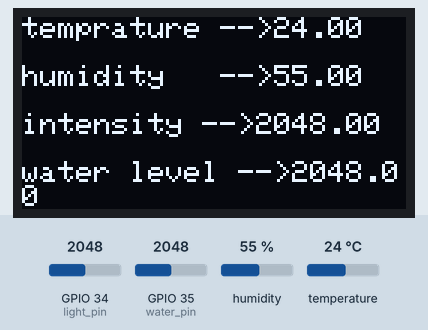
Simulated run of this sketch. Board: ESP32. On the bench: 128×64 one-colour display. Inputs (shaded band) come from the test bench; at power-on: humidity 55 %, GPIO 34 (light_pin) = 2048, GPIO 35 (water_pin) = 2048, temperature 24 °C. What the sketch prints to the serial monitor is not drawn.

Above: at 1.9 s.
2.0 s: humidity set to 22 %
At 4.4 s:
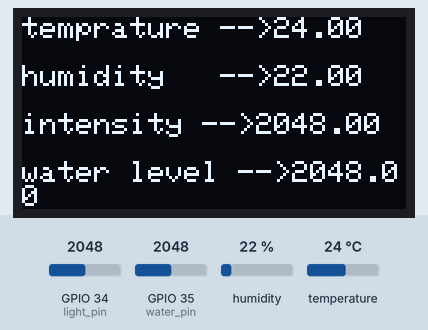
4.7 s: GPIO 34 (light_pin) set to 2866
At 5.8 s:
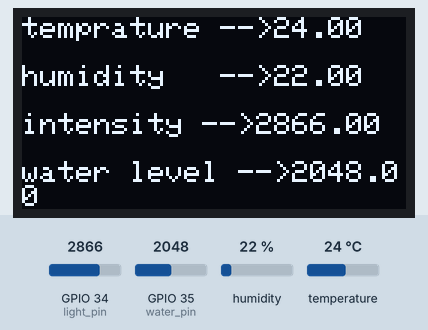
6.4 s: GPIO 35 (water_pin) set to 2866
At 7.1 s:
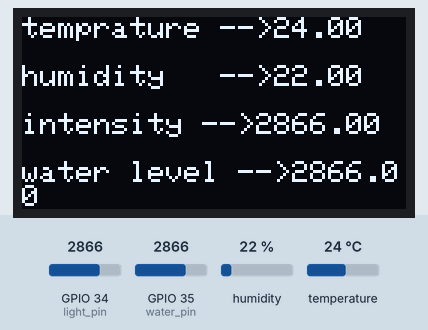
8.0 s: temperature set to 12 °C
At 10.9 s:
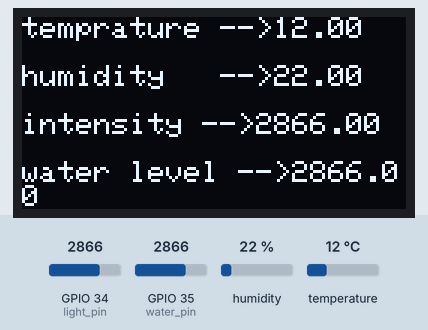
11.4 s: GPIO 34 (light_pin) set to 3972
At 12.1 s:
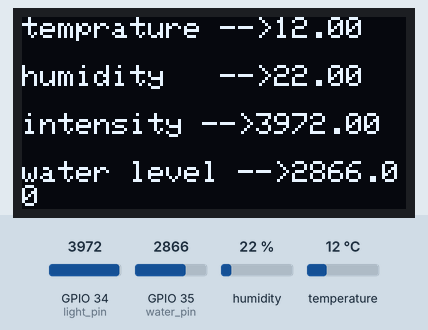
13.0 s: GPIO 35 (water_pin) set to 3972
At 14.6 s:
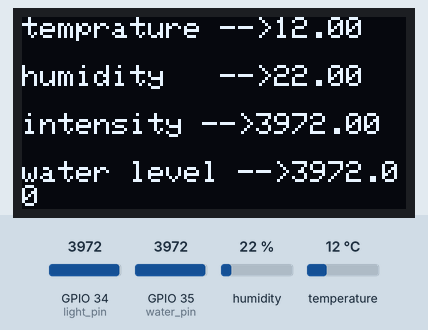
Timing chart, 0 to 15.7 s (numbered marks = the images above; inputs shaded):
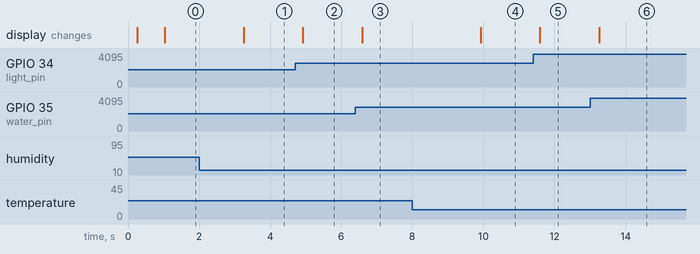

The sketch:

ambo_aquaponics.ino
```cpp
#include <DHT.h>
//#include <Wire.h>
//#include <Adafruit_GFX.h>
#include <Adafruit_SH110X.h>

#define DHTPIN  13
#define DHTTYPE DHT22
#define light_pin 34
#define water_pin 35

#define i2c_Address 0x3c

#define SCREEN_WIDTH 128
#define SCREEN_HEIGHT 64
#define OLED_RESET -1   //   QT-PY / XIAO / SHAW / HEGALE
Adafruit_SH1106G display = Adafruit_SH1106G(SCREEN_WIDTH, SCREEN_HEIGHT, &Wire, OLED_RESET);

#define SH1106_NO_SPLASH
DHT dht(DHTPIN, DHTTYPE);

float h;
float t;
float waterLevel;
float intensity ;

static const unsigned char splashbello_splash_0 []  PROGMEM = {
  0x00, 0x00, 0x00, 0x00, 0x00, 0x00, 0x00, 0x00, 0x00, 0x00, 0x00, 0x00, 0x00, 0x00, 0x00, 0x00,
  0x00, 0x00, 0x00, 0x00, 0x00, 0x00, 0x00, 0x00, 0x00, 0x00, 0x00, 0x00, 0x00, 0x00, 0x00, 0x00,
  0x00, 0x00, 0x00, 0x00, 0x00, 0x00, 0x00, 0x00, 0x00, 0x00, 0x00, 0x00, 0x00, 0x00, 0x00, 0x00,
  0x00, 0x00, 0x00, 0x00, 0x00, 0x00, 0x00, 0x00, 0x00, 0x00, 0x00, 0x00, 0x00, 0x00, 0x00, 0x00,
  0x00, 0x00, 0x00, 0x00, 0x00, 0x00, 0x00, 0x00, 0x00, 0x00, 0x00, 0x00, 0x00, 0x00, 0x00, 0x00,
  0x00, 0x00, 0x00, 0x00, 0x00, 0x00, 0x00, 0x00, 0x00, 0x00, 0x00, 0x00, 0x00, 0x00, 0x00, 0x00,
  0x00, 0x00, 0x00, 0x00, 0x00, 0x00, 0x00, 0x00, 0x00, 0x00, 0x00, 0x00, 0x00, 0x00, 0x00, 0x00,
  0x00, 0x00, 0x00, 0x00, 0x00, 0x00, 0x00, 0x0f, 0xf8, 0x00, 0x00, 0x00, 0x00, 0x00, 0x00, 0x00,
  0x00, 0x00, 0x00, 0x00, 0x00, 0x00, 0x00, 0xff, 0xff, 0x00, 0x00, 0x00, 0x00, 0x00, 0x00, 0x00,
  0x00, 0x00, 0x00, 0x00, 0x00, 0x00, 0x03, 0xff, 0xff, 0xc0, 0x00, 0x00, 0x00, 0x00, 0x00, 0x00,
  0x00, 0x00, 0x00, 0x00, 0x00, 0x00, 0x0f, 0xff, 0xff, 0xf0, 0x00, 0x00, 0x00, 0x00, 0x00, 0x00,
  0x00, 0x00, 0x00, 0x00, 0x00, 0x00, 0x1f, 0xff, 0xff, 0xf8, 0x00, 0x00, 0x00, 0x00, 0x00, 0x00,
  0x00, 0x00, 0x00, 0x00, 0x00, 0x00, 0x3f, 0xff, 0xff, 0xfe, 0x00, 0x00, 0x00, 0x00, 0x00, 0x00,
  0x00, 0x00, 0x00, 0x00, 0x00, 0x00, 0x7f, 0xe0, 0x07, 0xff, 0x00, 0x00, 0x00, 0x00, 0x00, 0x00,
  0x00, 0x00, 0x00, 0x00, 0x00, 0x00, 0xff, 0x80, 0x01, 0xff, 0x80, 0x00, 0x00, 0x00, 0x00, 0x00,
  0x00, 0x00, 0x00, 0x00, 0x00, 0x01, 0xfe, 0x00, 0x00, 0x7f, 0xc0, 0x00, 0x00, 0x00, 0x00, 0x00,
  0x00, 0x00, 0x00, 0x00, 0x00, 0x03, 0xfc, 0x00, 0x00, 0x1f, 0xe0, 0x00, 0x00, 0x00, 0x00, 0x00,
  0x00, 0x00, 0x00, 0x00, 0x00, 0x07, 0xf8, 0x00, 0x00, 0x0f, 0xe0, 0x00, 0x00, 0x00, 0x00, 0x00,
  0x00, 0x00, 0x00, 0x00, 0x00, 0x07, 0xf0, 0x00, 0x80, 0x07, 0xf0, 0x00, 0x00, 0x00, 0x00, 0x00,
  0x00, 0x00, 0x00, 0x00, 0x00, 0x0f, 0xe0, 0x01, 0x80, 0x03, 0xf0, 0x00, 0x00, 0x00, 0x00, 0x00,
  0x00, 0x00, 0x00, 0x00, 0x00, 0x0f, 0xc0, 0x01, 0xc0, 0x03, 0xe0, 0x00, 0x00, 0x00, 0x00, 0x00,
  0x00, 0x00, 0x00, 0x00, 0x00, 0x1f, 0xc0, 0x03, 0xe0, 0x01, 0x80, 0x00, 0x00, 0x00, 0x00, 0x00,
  0x00, 0x00, 0x00, 0x00, 0x00, 0x1f, 0x80, 0x07, 0xe0, 0x00, 0x00, 0x00, 0x00, 0x00, 0x00, 0x00,
  0x00, 0x00, 0x00, 0x00, 0x00, 0x1f, 0x80, 0x07, 0xf0, 0x00, 0x00, 0x00, 0x00, 0x00, 0x00, 0x00,
  0x00, 0x00, 0x00, 0x00, 0x00, 0x3f, 0x00, 0x0f, 0xf0, 0x00, 0x00, 0x00, 0x00, 0x00, 0x00, 0x00,
  0x00, 0x00, 0x00, 0x00, 0x00, 0x3f, 0x00, 0x0f, 0xf8, 0x00, 0x00, 0x00, 0x00, 0x00, 0x00, 0x00,
  0x00, 0x00, 0x00, 0x00, 0x00, 0x3f, 0x00, 0x1f, 0xfc, 0x00, 0x00, 0x00, 0x00, 0x00, 0x00, 0x00,
  0x00, 0x00, 0x00, 0x00, 0x00, 0x3f, 0x00, 0x1f, 0xfc, 0x00, 0x00, 0x00, 0x00, 0x00, 0x00, 0x00,
  0x00, 0x00, 0x00, 0x00, 0x00, 0x3f, 0x00, 0x3f, 0xfe, 0x00, 0x00, 0x00, 0x00, 0x00, 0x00, 0x00,
  0x00, 0x00, 0x00, 0x00, 0x00, 0x3f, 0x00, 0x7f, 0xfe, 0x00, 0x00, 0x00, 0x00, 0x00, 0x00, 0x00,
  0x00, 0x00, 0x00, 0x00, 0x00, 0x3f, 0x00, 0x7f, 0x7f, 0x00, 0x00, 0x00, 0x00, 0x00, 0x00, 0x00,
  0x00, 0x00, 0x00, 0x00, 0x00, 0x3f, 0x00, 0xfe, 0x3f, 0x00, 0x00, 0x00, 0x00, 0x00, 0x00, 0x00,
  0x00, 0x00, 0x00, 0x00, 0x00, 0x3f, 0x00, 0xfc, 0x3f, 0x80, 0x00, 0x00, 0x00, 0x00, 0x00, 0x00,
  0x00, 0x00, 0x00, 0x00, 0x00, 0x3f, 0x01, 0xfc, 0x1f, 0xc0, 0x00, 0x00, 0x00, 0x00, 0x00, 0x00,
  0x00, 0x00, 0x00, 0x00, 0x00, 0x3f, 0x03, 0xf8, 0x1f, 0xc0, 0x00, 0x00, 0x00, 0x00, 0x00, 0x00,
  0x00, 0x00, 0x00, 0x00, 0x00, 0x1f, 0x03, 0xf8, 0x0f, 0xc0, 0x00, 0x00, 0x00, 0x00, 0x00, 0x00,
  0x00, 0x00, 0x00, 0x00, 0x00, 0x1e, 0x07, 0xf0, 0x07, 0xc0, 0x00, 0x00, 0x00, 0x00, 0x00, 0x00,
  0x00, 0x00, 0x00, 0x00, 0x00, 0x1e, 0x07, 0xf0, 0x07, 0x81, 0x80, 0x00, 0x00, 0x00, 0x00, 0x00,
  0x00, 0x00, 0x00, 0x00, 0x00, 0x0c, 0x0f, 0xe0, 0x03, 0x01, 0xc0, 0x00, 0x00, 0x00, 0x00, 0x00,
  0x00, 0x00, 0x00, 0x00, 0x00, 0x08, 0x0f, 0xc0, 0x00, 0x03, 0xf0, 0x00, 0x00, 0x00, 0x00, 0x00,
  0x00, 0x00, 0x00, 0x00, 0x00, 0x00, 0x1f, 0xc0, 0x00, 0x07, 0xf0, 0x00, 0x00, 0x00, 0x00, 0x00,
  0x00, 0x00, 0x00, 0x00, 0x00, 0x00, 0x1f, 0x80, 0x00, 0x0f, 0xe0, 0x00, 0x00, 0x00, 0x00, 0x00,
  0x00, 0x00, 0x00, 0x00, 0x00, 0x00, 0x3f, 0x80, 0x00, 0x1f, 0xe0, 0x00, 0x00, 0x00, 0x00, 0x00,
  0x00, 0x00, 0x00, 0x00, 0x00, 0x00, 0x7f, 0x00, 0x00, 0x3f, 0xc0, 0x00, 0x00, 0x00, 0x00, 0x00,
  0x00, 0x00, 0x00, 0x00, 0x00, 0x00, 0x7f, 0x80, 0x00, 0xff, 0x80, 0x00, 0x00, 0x00, 0x00, 0x00,
  0x00, 0x00, 0x00, 0x00, 0x00, 0x00, 0xff, 0xe0, 0x03, 0xff, 0x80, 0x00, 0x00, 0x00, 0x00, 0x00,
  0x00, 0x00, 0x00, 0x00, 0x00, 0x00, 0xff, 0xff, 0xff, 0xff, 0x80, 0x00, 0x00, 0x00, 0x00, 0x00,
  0x00, 0x00, 0x00, 0x00, 0x00, 0x01, 0xff, 0xff, 0xff, 0xff, 0xc0, 0x00, 0x00, 0x00, 0x00, 0x00,
  0x00, 0x00, 0x00, 0x00, 0x00, 0x03, 0xff, 0xff, 0xff, 0xff, 0xc0, 0x00, 0x00, 0x00, 0x00, 0x00,
  0x00, 0x00, 0x00, 0x00, 0x00, 0x03, 0xff, 0xff, 0xff, 0xef, 0xe0, 0x00, 0x00, 0x00, 0x00, 0x00,
  0x00, 0x00, 0x00, 0x00, 0x00, 0x07, 0xf1, 0xff, 0xff, 0x87, 0xe0, 0x00, 0x00, 0x00, 0x00, 0x00,
  0x00, 0x00, 0x00, 0x00, 0x00, 0x07, 0xe0, 0x1f, 0xfc, 0x07, 0xf0, 0x00, 0x00, 0x00, 0x00, 0x00,
  0x00, 0x00, 0x00, 0x00, 0x00, 0x0f, 0xe0, 0x00, 0x00, 0x03, 0xf8, 0x00, 0x00, 0x00, 0x00, 0x00,
  0x00, 0x00, 0x00, 0x00, 0x00, 0x0f, 0xc0, 0x00, 0x00, 0x03, 0xf8, 0x00, 0x00, 0x00, 0x00, 0x00,
  0x00, 0x00, 0x00, 0x00, 0x00, 0x1f, 0xc0, 0x00, 0x00, 0x01, 0xfc, 0x00, 0x00, 0x00, 0x00, 0x00,
  0x00, 0x00, 0x00, 0x00, 0x00, 0x3f, 0x80, 0x00, 0x00, 0x01, 0xfc, 0x00, 0x00, 0x00, 0x00, 0x00,
  0x00, 0x00, 0x00, 0x00, 0x00, 0x3f, 0x80, 0x00, 0x00, 0x00, 0xfe, 0x00, 0x00, 0x00, 0x00, 0x00,
  0x00, 0x00, 0x00, 0x00, 0x00, 0x7f, 0x00, 0x00, 0x00, 0x00, 0x7e, 0x00, 0x00, 0x00, 0x00, 0x00,
  0x00, 0x00, 0x00, 0x00, 0x00, 0x00, 0x00, 0x00, 0x00, 0x00, 0x00, 0x00, 0x00, 0x00, 0x00, 0x00,
  0x00, 0x00, 0x00, 0x00, 0x00, 0x00, 0x00, 0x00, 0x00, 0x00, 0x00, 0x00, 0x00, 0x00, 0x00, 0x00,
  0x00, 0x00, 0x00, 0x00, 0x00, 0x00, 0x00, 0x00, 0x00, 0x00, 0x00, 0x00, 0x00, 0x00, 0x00, 0x00,
  0x00, 0x00, 0x00, 0x00, 0x00, 0x00, 0x00, 0x00, 0x00, 0x00, 0x00, 0x00, 0x00, 0x00, 0x00, 0x00,
  0x00, 0x00, 0x00, 0x00, 0x00, 0x00, 0x00, 0x00, 0x00, 0x00, 0x00, 0x00, 0x00, 0x00, 0x00, 0x00,
  0x00, 0x00, 0x00, 0x00, 0x00, 0x00, 0x00, 0x00, 0x00, 0x00, 0x00, 0x00, 0x00, 0x00, 0x00, 0x00
};
void setup() {
  Serial.begin(115200);
  Serial.println("DHT Sensor Reading Example");
  pinMode(light_pin, INPUT);
  dht.begin();
  delay(200);
  display.begin(i2c_Address, true);
  display.clearDisplay();
  display.drawBitmap(0, 0, splashbello_splash_0, 128, 64, SH110X_WHITE);
  display.display();
  delay(500);
}

void loop() {

  delay(250);

  h = dht.readHumidity();
  t = dht.readTemperature();
  intensity = analogRead(light_pin);
  waterLevel = analogRead(water_pin);

  if (isnan(h) || isnan(t)) {
    Serial.println("Failed to read from DHT sensor!");
    return;
  }

  Serial.print("Humidity: ");
  Serial.print(h);
  Serial.print("%  Temperature: ");
  Serial.print(t);
  Serial.println("°C");
  Serial.print("intensity");
  Serial.println(intensity);
  Serial.print("water level");
  Serial.println(waterLevel);
  ui();
}
void ui() {
  display.clearDisplay();
  display.setCursor(0, 0);
  display.setTextColor(SH110X_WHITE);
  display.setTextSize(1);
  display.print("temprature -->");
  display.println(t);
  display.println("");

  display.print("humidity   -->");
  display.println(h);
  display.println("");
//  display.println("");
  display.print("intensity -->");
  display.println(intensity);
  display.println("");
//  display.println("");
  display.print("water level -->");
  display.println(waterLevel);

  display.display();
}
```

Measured:
- after the input at 2.0 s, the display: changes after 1.3 s (image 1)
- after the input at 4.7 s, the display: changes after 0.22 s (image 2)
- after the input at 6.4 s, the display: changes after 0.19 s (image 3)
- after the input at 8.0 s, the display: changes after 1.9 s (image 4)
- after the input at 11.4 s, the display: changes after 0.19 s (image 5)
- after the input at 13.0 s, the display: changes after 0.26 s (image 6)
